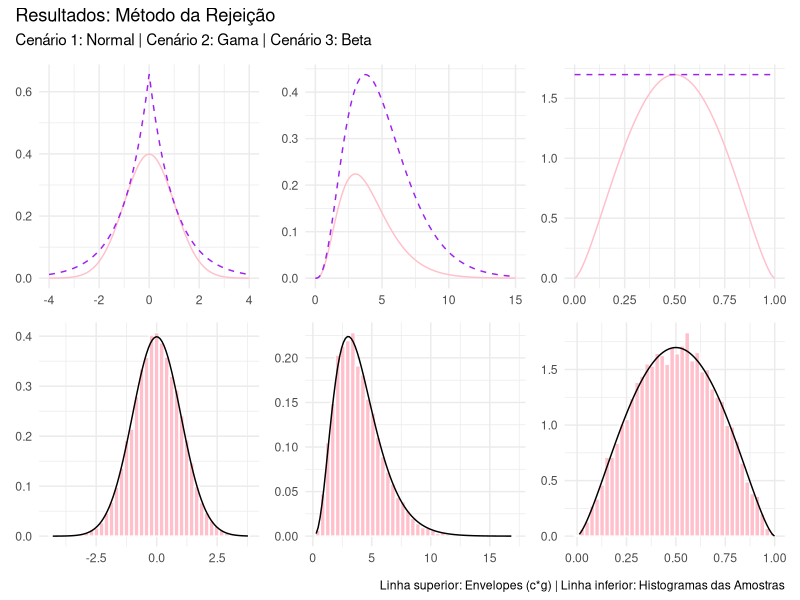

Source code (R):
# ==============================================================================
# ATIVIDADE 1.14: MÉTODO DA REJEIÇÃO
# =============================================================================

library(ggplot2)
library(patchwork)

set.seed(123)
n_sim <- 10000


rodar_simulacao <- function(n, f, g, r_prop, c) {
  amostras <- numeric(n)
  aceitos <- 0
  tentativas <- 0
  
  tempo_inicial <- Sys.time()
  while(aceitos < n) {
    tentativas <- tentativas + 1
    y <- r_prop(1)
    u <- runif(1)
    if(u <= f(y) / (c * g(y))) {
      aceitos <- aceitos + 1
      amostras[aceitos] <- y
    }
  }
  tempo_final <- Sys.time()
  
  return(list(
    amostras = amostras, 
    taxa_obs = n / tentativas,
    tempo = as.numeric(difftime(tempo_final, tempo_inicial, units = "secs"))
  ))
}



# CENÁRIO 1
f1 <- function(x) dnorm(x)
g1 <- function(x) 0.5 * exp(-abs(x))
r_prop1 <- function(n) { 
  u <- runif(n, -0.5, 0.5)
  ifelse(u < 0, log(1 + 2*u), -log(1 - 2*u)) 
}
c1 <- sqrt(2 * exp(1) / pi)
res1 <- rodar_simulacao(n_sim, f1, g1, r_prop1, c1)

# CENÁRIO 2
f2 <- function(x) dgamma(x, 4, 1)
g2 <- function(x) dgamma(x, 4, 0.8)
r_prop2 <- function(n) rgamma(n, 4, 0.8)
c2 <- optimize(f = function(x) f2(x)/g2(x), interval = c(0, 50), maximum = TRUE)$objective
res2 <- rodar_simulacao(n_sim, f2, g2, r_prop2, c2)

# CENÁRIO 3
f3 <- function(x) dbeta(x, 2.5, 2.5)
g3 <- function(x) dunif(x, 0, 1)
r_prop3 <- function(n) runif(n, 0, 1)
c3 <- f3(0.5)
res3 <- rodar_simulacao(n_sim, f3, g3, r_prop3, c3)


tabela_final <- data.frame(
  Cenario = c("C1: Normal", "C2: Gama", "C3: Beta"),
  Constante_c = c(c1, c2, c3),
  Taxa_Esperada_1c = 1 / c(c1, c2, c3),
  Taxa_Observada = c(res1$taxa_obs, res2$taxa_obs, res3$taxa_obs),
  Tempo_Execucao_Seg = c(res1$tempo, res2$tempo, res3$tempo)
)

print("--- TABELA DE RESULTADOS DA ATIVIDADE ---")
print(tabela_final)


gerar_coluna <- function(res, f, g, c, x_lim) {
  x_seq <- seq(x_lim[1], x_lim[2], length.out = 1000)
  df_c <- data.frame(x = x_seq, alvo = f(x_seq), env = c * g(x_seq))
  
  p1 <- ggplot(df_c, aes(x)) +
    geom_line(aes(y = alvo), color = "pink") +
    geom_line(aes(y = env), color = "purple", linetype = "dashed") +
    theme_minimal() + labs(x = NULL, y = NULL)
  
  p2 <- ggplot(data.frame(v = res$amostras), aes(v)) +
    geom_histogram(aes(y = ..density..), bins = 40, fill = "pink", color = "white") +
    stat_function(fun = f, color = "black") +
    theme_minimal() + labs(x = NULL, y = NULL)
  
  return(p1 / p2)
}

col1 <- gerar_coluna(res1, f1, g1, c1, c(-4, 4))
col2 <- gerar_coluna(res2, f2, g2, c2, c(0, 15))
col3 <- gerar_coluna(res3, f3, g3, c3, c(0, 1))

layout_final <- (col1 | col2 | col3) + 
  plot_annotation(
    title = "Resultados: Método da Rejeição",
    subtitle = "Cenário 1: Normal | Cenário 2: Gama | Cenário 3: Beta",
    caption = "Linha superior: Envelopes (c*g) | Linha inferior: Histogramas das Amostras"
  )

print(layout_final)
